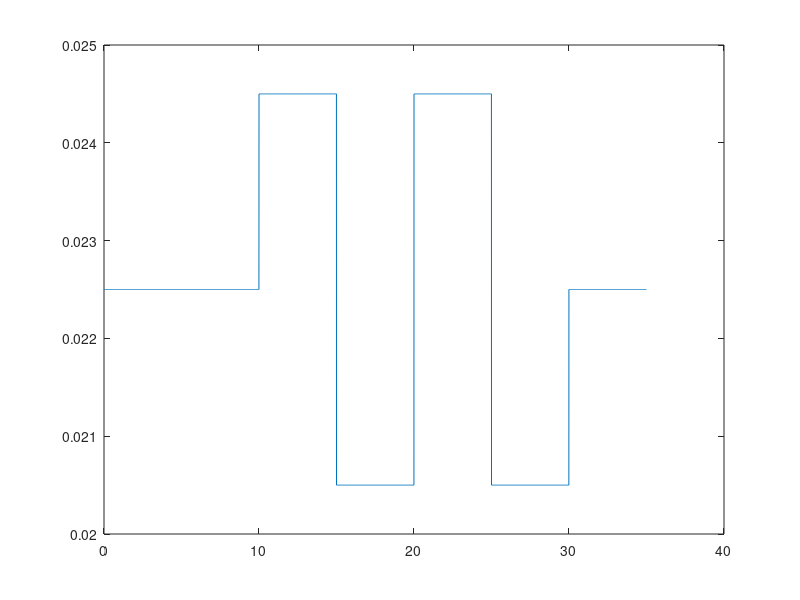

This chart was generated by the following MATLAB code: (Note: this script raises an error after producing the figure.)
clear all
close all
clc

% MPC data
n = 5;
Q = 1;
P = 1;
R = 1;

% MPC constraints
ymin = 0.018;
ymax = 0.028;
umin = 0;
umax = 3;
dumin = 1000;
dumax = 1000;

% Initial conditions
x_init = [0.020; 0];

% Starting data
m = 0.017;
g = 9.81;
a = 0.084;
d = 0.041;
cm = 0.0015;
pm = 0.0015;
b = a-d;

x0 = 0.0225;
I0 = 1.23;

ts = 0.005;

% Linearized system
A = [0, 1; (cm*I0+pm)/(m*(b-x0)^2), 0];
B = [0; cm/(m*(b-x0))];
C = [1 0];
D = [0];


% Reference forming
freq = 0.1;
offset = x0;
amp = 0.004/2;
t = 0:0.005:35;  % this is not ts here my dude
ref=offset+amp*square(2*pi*freq.*t);
ref(1:2000) = x0;
ref(6000:length(t)) = x0;

plot(t,ref)
axis([0 40 0.02 0.025]);

% Augmented ss construction 
A_aug_cont = [A, zeros(2,1); C*A, eye(1)];
B_aug_cont = [B; C*B];
C_aug_cont = [0 0 1];
D_aug_cont = [0];

sys_aug = ss(A_aug_cont, B_aug_cont, C_aug_cont, D_aug_cont, ts);
A_aug = sys_aug.A;
B_aug = sys_aug.B;
C_aug = sys_aug.C;
D_aug = sys_aug.D;

% Constructing prediction, cost and constraint matrices
[GAMMA, PHI] = pred_mats(A_aug,B_aug,C_aug,n);

[OMEGA, PSI] = cost_mats(Q,P,R,n);

[W, L] = con_mats(C_aug, GAMMA, PHI, n);

bn = [0; 0; 0; 0; -ymin; ymax];

% State estimator

L_est = place(A_aug', C_aug', [-0.2 -0.8 -0.4]);
% L = place(A_aug', C_aug', -rand(3,1))


%Initialize u_prev and estimaor
u_prev = 0;
x_est = [x_init; x_init(1)];
% du = 0;
y = x_init(1);

% Simulating the thing
% options_qp =  optimoptions('quadprog','Display','off');
% options_qp.ConstraintTolerance = 1.0000e-06;
x_container = zeros(2,length(t));
x_container(:,1) = x_init;
% y_container = zeros(1,length(t));



for k = 1:length(t)
    bi = [-dumin; dumax; -umin+u_prev; umax-u_prev; -ymin; ymax]; %call every loop needed, but only for cb
    cb = bn; 
    for i = 1:n
        cb = [bi;cb];
    end

    x_est_plus = A_aug*x_est + B_aug*u_prev +L_est'*(y-C_aug*x_est); %du not changing?
    R = ref(k+1:(k+n));
%     Lin_term = 2*(x_est'*PHI'*OMEGA*GAMMA-R*OMEGA*GAMMA);
%     Quad_term = GAMMA'*OMEGA*GAMMA+PSI;
    Lin_term = 2*GAMMA'*OMEGA*(PHI*x_est-R');
    Quad_term = 2*(PSI+GAMMA'*OMEGA*GAMMA);
    Con_const = cb+W*x_est;
    
    [du_opt, fval, exitflag] = quadprog(Quad_term,Lin_term,L,Con_const)
%     [du_opt, fval, exitflag] = quadprog(Quad_term,Lin_term,L,Con_const,[],[],[],[],[],options_qp)



%after this point its not fixed as the fucking thing doesnt go as far.
    u_opt = u_prev + du_opt(1);
    
    u_container(k) = u_opt;
    x_container(:,k+1) = A_aug*x_container(:,k) + B_aug*u_opt;
    y_container()
    y = y_k
    x_est = x_est_plus
end




% 
% for k=1:timesteps
%     
%     k;
%     notconverged=true;
%     RealRho=[x RealRho(:,3:end) RealRho(:,end)];
%     U=quadprog(G(RealRho(1,:)),F(RealRho(1,:))*x,L(RealRho(1,:)),c+W(RealRho(1,:))*x);
%     whilevar=0;
%     while notconverged %keep running until an optimal solution is found, aka, until solution is converged
%         Uprev=U;
%         Rhoprev=RealRho;
%         RealRho(:,1)=x;
%         for m=1:length(RealRho)-1 %construct future states dependend on calculated future inputs
%              RealRho(:,m+1)=RealRho(:,m)+Ts*func(RealRho(1,m),RealRho(2,m),U(m));
%         end
%         U=quadprog(G(RealRho(1,:)),F(RealRho(1,:))*x,L(RealRho(1,:)),c+W(RealRho(1,:))*x);
%         if norm((Rhoprev-RealRho),2)<0.1 || whilevar>10 %check if parameter has converged within bounds
%             notconverged=false;
%         end
%         whilevar=whilevar+1
%     end
%     umpc=U(1);
%     if Simulink
%     sim('CTmodel')
%     else
%     nx = simulateNLmodel(x,umpc,Ts);
%     x1simu=nx(1)
%     x2simu=nx(2)
%     end
%     uuu(k)=umpc;
%     state=[state; x1simu(end) x2simu(end)];
%     x=[state(end,1);state(end,2)];
% %     subplot(2,1,1)
% %     plot(k:(k+length(RealRho)-1),U)
% %     subplot(2,1,2)
% %     plot(k:(k+length(RealRho)-1),RealRho)
% end
% 


function [GAMMA, PHI] = pred_mats(A,B,C, n)
%mek gamma and phi for any A, B matrices and predickshion of horizon length n
GAMMA = cell(n);
PHI_0 = zeros([size(C*A) n]); 
PHI = [];

for ii=1:n
    PHI_0(:,:,ii) = C*A^ii;
    PHI = [PHI;  PHI_0(:,:,ii)];
end

n_vector = [0:1:n-1];
% z = zeros(length(A(:,1)),length(B(1,:)));
z = 0;
GAMMA(:,:) = {z};
for ii=1:n
    for jj=1:ii
        temp = C*A^n_vector(ii-(jj-1))*B;
        GAMMA{ii,jj} = temp;
    end
   
end
GAMMA = cell2mat(GAMMA);
end



function [OMEGA, PSI] = cost_mats(Q,P,R,n)

OMEGA = cell(n);
PSI = cell(n);

z_omega = zeros(size(Q));
z_psi = zeros(size(R));

OMEGA(:,:) = {z_omega};
PSI(:,:) = {z_psi};

for ii=1:n
        OMEGA{ii,ii} = Q;
        PSI{ii,ii} = R;
end
OMEGA{n,n} = P;

OMEGA= cell2mat(OMEGA);
PSI= cell2mat(PSI);

end


function [ W, L] = con_mats(C, GAMMA, PHI, n)
%hacky implementation

Mi = [0; 0; 0; 0; -1; 1];
Ei = [-1; 1; -1; 1; 0; 0];
Eoff = [0; 0; -1; 1; 0; 0];

E_fancy = cell(n+1,n);
M_fancy = cell(n+1,n);
D_fancy = zeros(6*(n+1),1);
D_fancy(1:6) = Mi;

E_fancy(:,:) = {zeros(6,1)};
for k = 1:n
    E_fancy(k,k) = {Ei};
    E_fancy(k+1,1:k) = {Eoff};
end
E_fancy(n+1,:) = {zeros(6,1)};
E_fancy = cell2mat(E_fancy);

M_fancy(:,:) = {zeros(6,1)};
for k = 1:n
   M_fancy(k+1,k) = {Mi}; 
end
M_fancy = cell2mat(M_fancy);


L = M_fancy*GAMMA + E_fancy;
W = -D_fancy*C - M_fancy*PHI;


end
